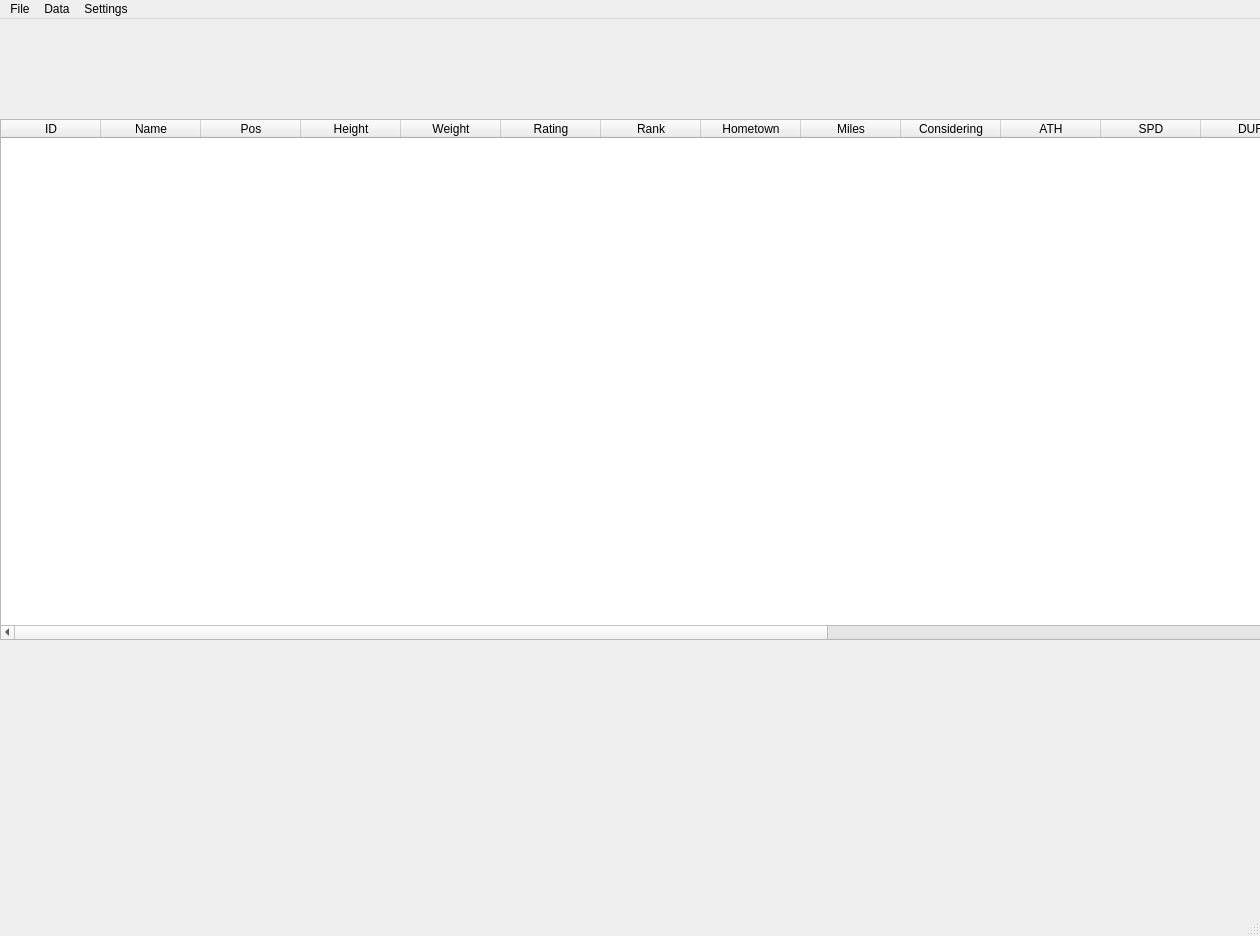
<?xml version="1.0" encoding="UTF-8"?>
<ui version="4.0">
 <class>MainWindow</class>
 <widget class="QMainWindow" name="MainWindow">
  <property name="geometry">
   <rect>
    <x>0</x>
    <y>0</y>
    <width>1260</width>
    <height>936</height>
   </rect>
  </property>
  <property name="windowTitle">
   <string>MainWindow</string>
  </property>
  <widget class="QWidget" name="centralwidget">
   <widget class="QTableWidget" name="tableWidget">
    <property name="geometry">
     <rect>
      <x>0</x>
      <y>100</y>
      <width>1481</width>
      <height>521</height>
     </rect>
    </property>
    <column>
     <property name="text">
      <string>ID</string>
     </property>
    </column>
    <column>
     <property name="text">
      <string>Name</string>
     </property>
    </column>
    <column>
     <property name="text">
      <string>Pos</string>
     </property>
    </column>
    <column>
     <property name="text">
      <string>Height</string>
     </property>
    </column>
    <column>
     <property name="text">
      <string>Weight</string>
     </property>
    </column>
    <column>
     <property name="text">
      <string>Rating</string>
     </property>
    </column>
    <column>
     <property name="text">
      <string>Rank</string>
     </property>
    </column>
    <column>
     <property name="text">
      <string>Hometown</string>
     </property>
    </column>
    <column>
     <property name="text">
      <string>Miles</string>
     </property>
    </column>
    <column>
     <property name="text">
      <string>Considering</string>
     </property>
    </column>
    <column>
     <property name="text">
      <string>ATH</string>
     </property>
    </column>
    <column>
     <property name="text">
      <string>SPD</string>
     </property>
    </column>
    <column>
     <property name="text">
      <string>DUR</string>
     </property>
    </column>
    <column>
     <property name="text">
      <string>WE</string>
     </property>
    </column>
    <column>
     <property name="text">
      <string>STA</string>
     </property>
    </column>
    <column>
     <property name="text">
      <string>STR</string>
     </property>
    </column>
    <column>
     <property name="text">
      <string>BLK</string>
     </property>
    </column>
    <column>
     <property name="text">
      <string>TKL</string>
     </property>
    </column>
    <column>
     <property name="text">
      <string>HAN</string>
     </property>
    </column>
    <column>
     <property name="text">
      <string>GI</string>
     </property>
    </column>
    <column>
     <property name="text">
      <string>ELU</string>
     </property>
    </column>
    <column>
     <property name="text">
      <string>TEC</string>
     </property>
    </column>
    <column>
     <property name="text">
      <string>TOT</string>
     </property>
    </column>
    <column>
     <property name="text">
      <string>GPA</string>
     </property>
    </column>
    <column>
     <property name="text">
      <string>Pot</string>
     </property>
    </column>
   </widget>
  </widget>
  <widget class="QMenuBar" name="menubar">
   <property name="geometry">
    <rect>
     <x>0</x>
     <y>0</y>
     <width>1260</width>
     <height>21</height>
    </rect>
   </property>
   <widget class="QMenu" name="menuFile">
    <property name="title">
     <string>File</string>
    </property>
    <addaction name="actionNew_Season"/>
    <addaction name="actionLoad_Season"/>
   </widget>
   <widget class="QMenu" name="menuData">
    <property name="title">
     <string>Data</string>
    </property>
    <addaction name="actionInitialize_Recruits"/>
   </widget>
   <widget class="QMenu" name="menuSettings">
    <property name="title">
     <string>Settings</string>
    </property>
    <addaction name="actionWIS_Login"/>
   </widget>
   <addaction name="menuFile"/>
   <addaction name="menuData"/>
   <addaction name="menuSettings"/>
  </widget>
  <widget class="QStatusBar" name="statusbar"/>
  <action name="actionNew_Season">
   <property name="text">
    <string>New Season</string>
   </property>
  </action>
  <action name="actionLoad_Season">
   <property name="text">
    <string>Load Season</string>
   </property>
  </action>
  <action name="actionWIS_Login">
   <property name="text">
    <string>WIS Login</string>
   </property>
  </action>
  <action name="actionInitialize_Recruits">
   <property name="text">
    <string>Initialize Recruits</string>
   </property>
  </action>
 </widget>
 <resources/>
 <connections/>
</ui>
